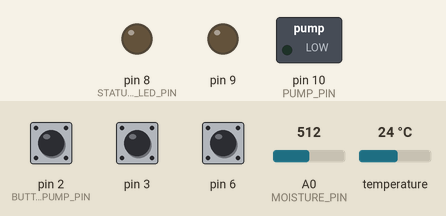
This sketch was run on a simulated Arduino Uno, built with avr-gcc and run on an emulated ATmega328P. On the bench: switched loads named in the sketch (green lamp = pin HIGH), output pins drawn as LEDs (lit = HIGH). Inputs (shaded band) come from the test bench; at power-on: pin 2 (BUTTON_PUMP_PIN) HIGH, pin 3 HIGH, pin 6 HIGH, A0 (MOISTURE_PIN) = 512, temperature 24 °C. What the sketch prints to the serial monitor is not drawn.

Above: at 1.2 s.
1.3 s: pin 2 (BUTTON_PUMP_PIN) pulled LOW for 1 s
At 2.0 s:
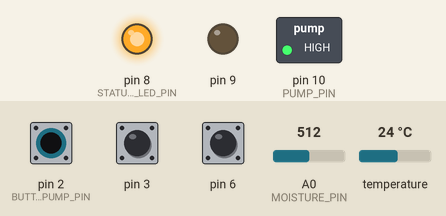
3.8 s: pin 3 pulled LOW for 1 s
7.2 s: pin 3 pulled LOW for 0.15 s
At 8.5 s:
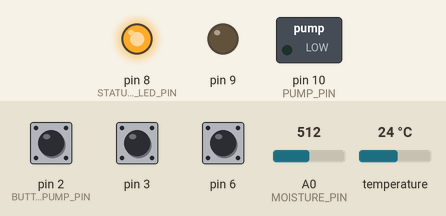
11.1 s: pin 6 pulled LOW for 0.15 s
13.5 s: pin 3 pulled LOW for 3.2 s
At 14.2 s:
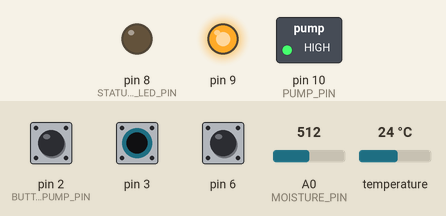
18.2 s: pin 6 pulled LOW for 1 s
At 19.6 s:
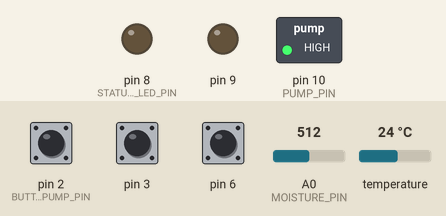
Timing chart, 0 to 21.2 s (numbered marks = the images above; inputs shaded):
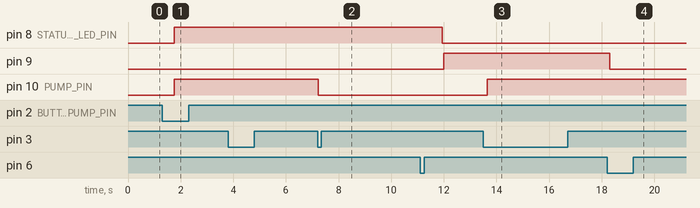

The sketch:

GruenerDaumen.ino
```cpp
#include <Arduino.h>
#include "src/Sensor/MoistureSensor.h"
#include "src/Sensor/TemperatureSensor.h"
#include "src/Device/Pump.h"
#include "src/Config.h"
#include "src/Plant.h"
#include "src/Utils/Comm.h"
#include "src/Events.h"
#include "src/System.h"

const int MOISTURE_PIN = A0;
const int PUMP_PIN = 10;
const int TEMPARARUTE_PIN = 5;
const int BUTTON_PUMP_PIN = 2;
const int STATUS_PUMP_LED_PIN = 8;
const int BUTTON_4_NOT_USED = 7;

String commandBuffer;
boolean newCommand = false;

unsigned long lastCheck = 0;
const int PLANT_ARRAY_COUNTER = 1;
Plant plants[PLANT_ARRAY_COUNTER];

void setup() {
  COMM.init(9600);
  SYS.init();

  plants[0].addSensor(new MoistureSensor(MOISTURE_PIN));
  plants[0].addSensor(new TemperatureSensor(TEMPARARUTE_PIN));
  //plants[0].addSensor(new AirMoistureSensor());
  //plants[0].addSensor(new LightSensor());
  plants[0].addDevice(new Pump(PUMP_PIN, BUTTON_PUMP_PIN, STATUS_PUMP_LED_PIN));
  //plants[0].addDevice(new Lamp());
  //plants[0].addDevice(new Fan());

  for(Plant& plant : plants) {
    plant.init();
  }

  COMM.sendEvent(Event::SYSTEM_STARTED, EventInitiator::AUTO);
}

void loop() {
  handleCommands();
  handleUpdates();
  handleAutomation();
  handleCommunication();
}

void handleCommands() {
  static boolean recvInProgress = false;
  String readString;

  const size_t capacity = 512;
  StaticJsonDocument<capacity> doc;

  while (Serial.available() > 0 && newCommand == false) {
    readString = Serial.readStringUntil("\n");
    readString.trim();

    if (recvInProgress == true) {
      commandBuffer += readString;
    } else {
      recvInProgress = true;
      commandBuffer = readString;
    }

    DeserializationError error = deserializeJson(doc, commandBuffer);

    if(error) continue;

    recvInProgress = false;
    newCommand = true;
  }

  if(newCommand == false) return;

  newCommand = false;

  if(doc["type"] != "command") return;

  String target = doc["target"];
  if(target == "system"){
    // todo
  } else if (target == "plant") {
    int plantId = doc["plantId"];

    for(int i = 0; i < PLANT_ARRAY_COUNTER; i++) {
      if(plants[i].getId() != plantId) continue;

      plants[i].executeCommand(doc);
      return;
    }
  } else {
    COMM.send(String("Unknown target: " + target).c_str());
  }
}

void handleUpdates() {
  SYS.update();

  for(Plant& plant : plants) {
    plant.update();
  }
}

void handleAutomation() {}

void handleCommunication() {
  if((millis() - lastCheck) >= SEND_INTERVAL) {

    for(Plant& plant : plants) {
      JsonDocument doc;

      doc["timestamp"] = millis();
      doc["plant"] = doc;

      serializeJson(doc, Serial);
      Serial.println();
      // COMM.sendData(plant.getJsonData());
    }

    lastCheck = millis();
  }
}
```

Device.h
```cpp
#ifndef DEVICE_H
#define DEVICE_H

#include <ArduinoJson.h>
#include "../Utils/Button.h"
#include "../Utils/Led.h"
#include "../Events.h"

class Device {
  protected:
    bool isActive = false;
    Button manualToggle;
    Led statusLed;

  public:
    Device(int manualTogglePin, int statusLedPin)
      : manualToggle(manualTogglePin), statusLed(statusLedPin) {}
    virtual void init() = 0;
    virtual void update() = 0;
    virtual void on(EventInitiator initiator) = 0;
    virtual void off(EventInitiator initiator) = 0;
    virtual void toggle(EventInitiator initiator) = 0;
    virtual JsonDocument getJsonData() const = 0;

    bool getIsActive() const {
      return isActive;
    }
};

#endif
```

Pump.cpp
```cpp
#include "Pump.h"
#include "../Config.h"
#include "../Events.h"
#include "../Utils/Comm.h"
#include "../System.h"

Pump::Pump(int pumpPin, int manualTogglePin, int statusLedPin) : pin(pumpPin), Device(manualTogglePin, statusLedPin) {}

void Pump::init() {
  pinMode(pin, OUTPUT);
  digitalWrite(pin, LOW);

  manualToggle.init();
  statusLed.init();
}

void Pump::on(EventInitiator initiator) {
  if (isActive) {
    COMM.send("Pump is already Off");
    return;
  }

  if(SYS.isDeviceLocked()) {
    COMM.send("Device is locked!");
    return;
  }

  digitalWrite(pin, HIGH);
  isActive = true;
  startTime = millis();
  statusLed.on();
  COMM.sendEvent(Event::PUMP_ON, initiator);
}

void Pump::off(EventInitiator initiator) {
  if (!isActive) {
    COMM.send("Pump is already Off");
    return;
  }

  if(SYS.isDeviceLocked()) {
    COMM.send("Device is locked!");
    return;
  }

  digitalWrite(pin, LOW);
  isActive = false;
  startTime = 0;
  statusLed.off();
  COMM.sendEvent(Event::PUMP_OFF, initiator);
}

void Pump::emergencyStop() {
  if (isActive) {
    digitalWrite(pin, LOW);
    isActive = false;
    startTime = 0;
    statusLed.off();
    COMM.sendEvent(Event::PUMP_SAFETY_STOP, EventInitiator::SAFETY);
    SYS.lockDevice(EventInitiator::SAFETY);
  }
}

void Pump::toggle(EventInitiator initiator) {
  if (isActive) {
    off(initiator);
  } else {
    on(initiator);
  }
}

JsonDocument Pump::getJsonData() const {
  JsonDocument doc;

  doc["type"] = "pump";
  doc["isActive"] = isActive;

  return doc;
};


void Pump::update() {
  manualToggle.update();

  if (manualToggle.wasPressed()) {
    toggle(EventInitiator::MANUAL);
  }

  if (isActive && isRunningTooLong()) {
    emergencyStop();
  }
}

bool Pump::isRunningTooLong() const {
  return isActive && (millis() - startTime >= MAX_PUMP_TIME);
}
```

Pump.h
```cpp
#ifndef PUMP_H
#define PUMP_H

#include <Arduino.h>
#include <ArduinoJson.h>
#include "Device.h"

class Pump : public Device {
  private:
    unsigned long startTime = 0;
    int pin;

  public:
    Pump(int pumpPin, int manualButtonPin, int statusLedPin);

    void init() override;
    void update() override;
    void on(EventInitiator initiator = EventInitiator::AUTO) override;
    void off(EventInitiator initiator = EventInitiator::AUTO) override;
    void toggle(EventInitiator initiator = EventInitiator::AUTO) override;
    JsonDocument getJsonData() const override;

    void emergencyStop();

    bool isRunningTooLong() const;
};

#endif
```

Events.h
```cpp
#ifndef EVENTS_H
#define EVENTS_H

#include <Arduino.h>
#include <cstring>

enum class EventInitiator {
    MANUAL,
    AUTO,
    SAFETY,
    REMOTE
};

enum class Event {
    SYSTEM_STARTED,
    PUMP_ON,
    PUMP_OFF,
    PUMP_SAFETY_STOP,
    SYSTEM_LOCK,
    SYSTEM_UNLOCK,
    MODE_AUTO,
    MODE_MANUAL
};

inline const char* toString(EventInitiator initiator) {
    switch (initiator) {
        case EventInitiator::MANUAL: return "manual";
        case EventInitiator::AUTO:   return "auto";
        case EventInitiator::SAFETY: return "safety";
        case EventInitiator::REMOTE: return "remote";
    }
    return "unknown";
}

inline const char* toString(Event event) {
    switch (event) {
        case Event::SYSTEM_STARTED:   return "system_started";
        case Event::PUMP_ON:          return "pump_on";
        case Event::PUMP_OFF:         return "pump_off";
        case Event::PUMP_SAFETY_STOP: return "pump_safety_stop";
        case Event::SYSTEM_LOCK:      return "system_lock";
        case Event::SYSTEM_UNLOCK:    return "system_unlock";
        case Event::MODE_AUTO:        return "mode_auto";
        case Event::MODE_MANUAL:      return "mode_manual";
    }
    return "unknown";
}

inline const char* getMessage(Event event) {
    switch (event) {
        case Event::SYSTEM_STARTED:   return "System has started.";
        case Event::PUMP_ON:          return "Pump was turned on.";
        case Event::PUMP_OFF:         return "Pump was turned off.";
        case Event::PUMP_SAFETY_STOP: return "Pump stopped for safety reasons.";
        case Event::SYSTEM_LOCK:      return "System is now Locked.";
        case Event::SYSTEM_UNLOCK:    return "System is now Unlocked.";
        case Event::MODE_AUTO:        return "Switching to Auto Mode.";
        case Event::MODE_MANUAL:      return "Switching to Manual Mode.";
    }
    return "Unknown event.";
}

inline Event eventFromString(const char* id) {
    if (strcmp(id, "system_started") == 0) return Event::SYSTEM_STARTED;
    if (strcmp(id, "pump_on") == 0) return Event::PUMP_ON;
    if (strcmp(id, "pump_off") == 0) return Event::PUMP_OFF;
    if (strcmp(id, "pump_safety_stop") == 0) return Event::PUMP_SAFETY_STOP;
    if (strcmp(id, "system_lock") == 0) return Event::SYSTEM_LOCK;
    if (strcmp(id, "system_unlock") == 0) return Event::SYSTEM_UNLOCK;
    if (strcmp(id, "mode_auto") == 0) return Event::MODE_AUTO;
    if (strcmp(id, "mode_manual") == 0) return Event::MODE_MANUAL;
    return Event::SYSTEM_STARTED;
}

#endif
```

Plant.cpp
```cpp
#include "Plant.h"
#include "Events.h"
#include "Utils/Comm.h"

int Plant::nextId = 0;

Plant::Plant() {
    id = nextId++;
}


void Plant::update() {
    for (int i = 0; i < sensorCount; i++) {
        sensors[i]->update();
    }

    for (int i = 0; i < deviceCount; i++) {
        devices[i]->update();
    }

    lastChecked = millis();
}

void Plant::init() {
    for (int i = 0; i < sensorCount; i++) {
        sensors[i]->init();
    }

    for (int i = 0; i < deviceCount; i++) {
        devices[i]->init();
    }
}

JsonDocument Plant::getJsonData() const {
    JsonDocument doc;

    doc["id"] = id;
    doc["lastChecked"] = lastChecked;
    doc["targetMoisture"] = targetMoisture;
    doc["targetTemp"] = targetTemp;

    JsonArray sensorsArray = doc["sensors"].to<JsonArray>();
    for (int i = 0; i < sensorCount; i++) {
        JsonDocument sensorDoc = sensors[i]->getJsonData();

        JsonObject sensor = sensorsArray.add<JsonObject>();
        sensor["type"] = sensorDoc["type"];
        sensor["value"] = sensorDoc["value"];
        sensor["unit"] = sensorDoc["unit"];
    }

    JsonArray devicesArray = doc["devices"].to<JsonArray>();
    for (int i = 0; i < deviceCount; i++) {
        JsonDocument sensorDoc = devices[i]->getJsonData();

        JsonObject device = devicesArray.add<JsonObject>();
        device["type"] = sensorDoc["type"];
        device["isActive"] = sensorDoc["isActive"];
    }

    return doc;
}

void Plant::addSensor(Sensor* sensor) {
    if (sensorCount < 2) {
        sensors[sensorCount++] = sensor;
    }
}

void Plant::addDevice(Device* device) {
    if (deviceCount < 1) {
        devices[deviceCount++] = device;
    }
}

void Plant::executeCommand(const JsonDocument& doc) {
    const char* command = doc["command"];

    if(strcmp(command, toString(Event::PUMP_ON)) == 0) {
        devices[0]->on(EventInitiator::REMOTE);
    } else if (strcmp(command, toString(Event::PUMP_OFF)) == 0) {
        devices[0]->off(EventInitiator::REMOTE);
    } else {
        COMM.send("Unknown Plant command!");
    }
}
```

Plant.h
```cpp
#ifndef PLANT_H
#define PLANT_H

#include <ArduinoJson.h>
#include "Sensor/Sensor.h"
#include "Device/Device.h"

class Plant {
    private:
        static int nextId;
        int id;

        Sensor* sensors[2];
        int sensorCount = 0;
        Device* devices[1];
        int deviceCount = 0;

        unsigned long lastChecked = 0;

        int targetMoisture = 80;
        int targetTemp = 24;

    public:
        Plant();

        void init();
        void update();
        JsonDocument getJsonData() const;

        void addSensor(Sensor* sensor);
        void addDevice(Device* device);

        void setTargetMoisture(int target) { targetMoisture = target; }
        void setTargetTemp(int target) { targetTemp = target; }

        int getId() { return id; }

        void executeCommand(const JsonDocument& doc);
};

#endif
```

MoistureSensor.cpp
```cpp
#include "MoistureSensor.h"
#include "../Config.h"

MoistureSensor::MoistureSensor(int sensorPin)
    : pin(sensorPin), moisturePercent(0.0f), lastMeasureTime(0) {
}

float MoistureSensor::mapValue(int value) const {
    return (float)(value - IN_MIN) * (OUT_MAX - OUT_MIN) / (IN_MAX - IN_MIN) + OUT_MIN;
}

void MoistureSensor::update() {
    if((millis() - lastMeasureTime) >= MEASURE_INTERVAL) {
        int rawValue = analogRead(pin);
        moisturePercent = mapValue(rawValue);
    }
}

void MoistureSensor::init() {
    //pinMode(pin, INPUT);
}

SensorData MoistureSensor::getData() const {
    return SensorData("moisture", moisturePercent, "%");
}

JsonDocument MoistureSensor::getJsonData() const {
    JsonDocument doc;
    doc["type"] = "moisture";
    doc["value"] = moisturePercent;
    doc["unit"] = "%";
    return doc;
}
```

MoistureSensor.h
```cpp
#ifndef MOISTURE_SENSOR_H
#define MOISTURE_SENSOR_H

#include <Arduino.h>
#include "Sensor.h"

class MoistureSensor : public Sensor {
    private:
        static constexpr int IN_MIN = 0;
        static constexpr int IN_MAX = 1023;
        static constexpr double OUT_MIN = 0.0;
        static constexpr double OUT_MAX = 100.0;

        int pin;
        float moisturePercent;

        unsigned long lastMeasureTime;

        float mapValue(int value) const;

    public:
        MoistureSensor(int sensorPin);
        SensorData getData() const override;
        JsonDocument getJsonData() const override;
        void init() override;
        void update() override;
};

#endif
```

Sensor.h
```cpp
#ifndef SENSOR_H
#define SENSOR_H

#include <Arduino.h>
#include <ArduinoJson.h>
#include "SensorData.h"

class Sensor {
  private:
    unsigned long lastMeasureTime;

  public:
    virtual void init() = 0;
    virtual void update() = 0;
    virtual SensorData getData() const = 0;
    virtual JsonDocument getJsonData() const = 0;
    virtual ~Sensor() {};
};

#endif
```

SensorData.h
```cpp
#ifndef SENSOR_DATA_H
#define SENSOR_DATA_H

#include <Arduino.h>

struct SensorData {
    String type;     // e.g. "moisture", "temperature"
    float value;     // numeric value
    String unit;     // e.g. "%", "C"

    SensorData(const String& t, float v, const String& u)
        : type(t), value(v), unit(u) {}
};

#endif
```

TemperatureSensor.cpp
```cpp
#include "TemperatureSensor.h"
#include "../Config.h"

TemperatureSensor::TemperatureSensor(int sensorPin)
    : pin(sensorPin),
      temperatureCelsius(0.0f),
      lastMeasureTime(0),
      oneWire(sensorPin),
      sensors(&oneWire) {
}

void TemperatureSensor::init() {
    sensors.begin();
}

void TemperatureSensor::update() {
    if((millis() - lastMeasureTime) >= MEASURE_INTERVAL) {
        sensors.requestTemperatures();
        temperatureCelsius = sensors.getTempCByIndex(0);
    }
}

SensorData TemperatureSensor::getData() const {
    return SensorData("temperature", temperatureCelsius, "C");
}

JsonDocument TemperatureSensor::getJsonData() const {
    JsonDocument doc;
    doc["type"] = "temperature";
    doc["value"] = temperatureCelsius;
    doc["unit"] = "C";
    return doc;
}
```

TemperatureSensor.h
```cpp
#ifndef TEMPERATURE_SENSOR_H
#define TEMPERATURE_SENSOR_H

#include <Arduino.h>
#include <ArduinoJson.h>
#include <DallasTemperature.h>
#include <OneWire.h>
#include "Sensor.h"
#include "SensorData.h"


class TemperatureSensor : public Sensor {
    private:
        int pin;
        float temperatureCelsius;
        OneWire oneWire;
        DallasTemperature sensors;

        unsigned long lastMeasureTime;

    public:
        TemperatureSensor(int sensorPin);
        SensorData getData() const override;
        JsonDocument getJsonData() const override;
        void init() override;
        void update() override;
};

#endif
```

System.cpp
```cpp
#include "System.h"
#include "Utils/Comm.h"
#include "Events.h"

System& System::getInstance() {
    static System instance;
    return instance;
}

void System::init() {
    systemUnlockButton.init();
    modeToggle.init();
    systemLockedLed.init();
    modeLed.init();
}

void System::update() {
    systemUnlockButton.update();
    modeToggle.update();

    if (systemUnlockButton.wasPressed()) {
        unlockDevice();
    }

    if (modeToggle.wasPressed()) {
        toggleMode(EventInitiator::MANUAL);
    }
}

void System::lockDevice(EventInitiator initiator) {
    if (!locked) {
        locked = true;
        systemLockedLed.on();
        COMM.sendEvent(Event::SYSTEM_LOCK, initiator);
        return;
    }

    COMM.send("Device is Already locked.");
}

void System::unlockDevice() {
    if (locked) {
        locked = false;
        systemLockedLed.off();
        COMM.sendEvent(Event::SYSTEM_UNLOCK, EventInitiator::MANUAL);
        return;
    }

    COMM.send("Device is Already unlocked.");
}

void System::setAutoMode(EventInitiator initiator) {
    if (manualMode) {
        manualMode = false;
        modeLed.off();
        COMM.sendEvent(Event::MODE_AUTO, initiator);
        return;
    }

    COMM.send("Auto mode is already active.");
}

void System::setManualMode(EventInitiator initiator) {
    if (!manualMode) {
        manualMode = true;
        modeLed.on();
        COMM.sendEvent(Event::MODE_MANUAL, initiator);
        return;
    }

    COMM.send("Manual mode is already active.");
}

void System::toggleMode(EventInitiator initiator) {
    if(manualMode) {
        setAutoMode(initiator);
    } else {
        setManualMode(initiator);
    }
}

void System::executeCommand(const JsonDocument& doc) {
}

JsonDocument System::getJsonData() const {
    JsonDocument doc;

    doc["manualMode"] = manualMode;
    doc["locked"] = locked;

    return doc;
}

bool System::addPlant(const Plant& plant) {
    if (plantCount >= MAX_PLANTS) {
        COMM.send("Max. Plant Count reached!");
        return false;
    }

    plants[plantCount++] = plant;
    return true;
}

int System::getPlantCount() const {
    return plantCount;
}

const Plant* System::getPlant(int id) const {
    for(int i = 0; i < plantCount; i++) {
        if(plants[i].getId() != id) continue;

        return &plants[i];
    }

    COMM.send("Plant was not found");
    return nullptr;
}
```

Button.cpp
```cpp
#include "Button.h"

Button::Button(uint8_t pin) : pin(pin) {}

void Button::init() {
  pinMode(pin, INPUT_PULLUP);
  lastState = digitalRead(pin);
}

void Button::update() {
  currentState = digitalRead(pin);

  if (lastState == HIGH && currentState == LOW) {
    pressedFlag = true;
  }

  lastState = currentState;
}

bool Button::wasPressed() {
  if (pressedFlag) {
    pressedFlag = false;
    return true;
  }
  return false;
}
```

Button.h
```cpp
#ifndef BUTTON_H
#define BUTTON_H

#include <Arduino.h>

class Button {
  private:
    uint8_t pin;
    bool lastState = HIGH;
    bool currentState = HIGH;
    bool pressedFlag = false;

  public:
    Button(uint8_t pin);

    void init();
    void update();
    bool wasPressed();
};

#endif
```

Source omitted: System.h (1470 bytes), Comm.cpp (1016 bytes), Comm.h (478 bytes), Led.cpp (429 bytes), Led.h (234 bytes), Config.h (185 bytes)

Measured:
- after the input at 1.3 s, pin 8 (STATUS_PUMP_LED_PIN), pin 10 (PUMP_PIN): LOW → HIGH after 0.47 s
- after the input at 3.8 s, every drawn part: stays the same
- after the input at 7.2 s, pin 10 (PUMP_PIN): HIGH → LOW at once
- after the input at 13.5 s, pin 10 (PUMP_PIN): LOW → HIGH after 0.15 s
- after the input at 18.2 s, pin 9: HIGH → LOW after 0.10 s
